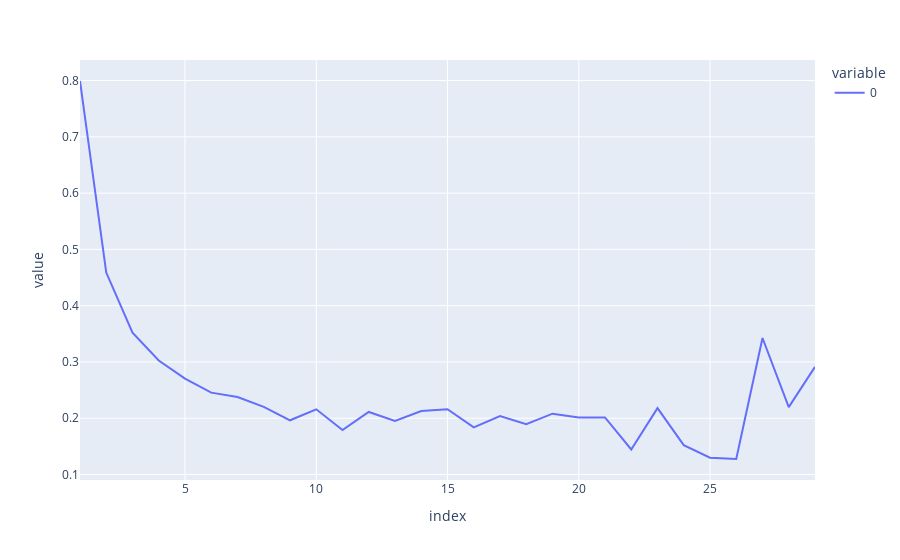

Source (notebook cell):
### Code cell
px.line(data[data<30].groupby(data).apply(lambda x: match_probabilities.loc[x.index].mean()))

### Figure 1 — Plotly figure (JSON) as saved in the notebook; plotly's stock layout.template omitted (floating-point values rounded to 4 significant figures)
{"data": [{"hovertemplate": "variable=0<br>index=%{x}<br>value=%{y}<extra></extra>", "legendgroup": "0", "line": {"color": "#636efa", "dash": "solid"}, "marker": {"symbol": "circle"}, "mode": "lines", "name": "0", "orientation": "v", "showlegend": true, "type": "scatter", "x": [1, 2, 3, 4, 5, 6, 7, 8, 9, 10, 11, 12, 13, 14, 15, 16, 17, 18, 19, 20, 21, 22, 23, 24, 25, 26, 27, 28, 29], "xaxis": "x", "y": [0.7992, 0.4588, 0.3522, 0.3026, 0.2704, 0.2455, 0.2378, 0.2202, 0.1963, 0.2159, 0.1789, 0.2111, 0.1952, 0.2127, 0.2159, 0.1837, 0.204, 0.1893, 0.2081, 0.2012, 0.2014, 0.1445, 0.218, 0.1523, 0.1299, 0.1276, 0.3425, 0.2198, 0.2912], "yaxis": "y"}], "layout": {"legend": {"title": {"text": "variable"}, "tracegroupgap": 0}, "margin": {"t": 60}, "xaxis": {"anchor": "y", "domain": [0, 1], "title": {"text": "index"}}, "yaxis": {"anchor": "x", "domain": [0, 1], "title": {"text": "value"}}}}
